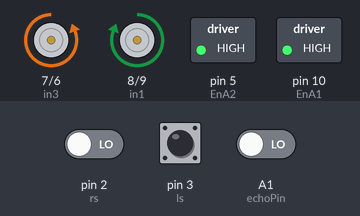
A sketch run on a simulated Arduino Uno, built with avr-gcc and run on an emulated ATmega328P. Shown: motor-driver pin pairs drawn as motors (green arrow = first pin HIGH = forward, orange = second pin HIGH = backward, longer = more drive), switched loads named in the sketch (green lamp = pin HIGH). The inputs (shaded band) are chosen by the test bench; at power-on: pin 3 (ls) HIGH, pin 2 (rs) LOW, A1 (echoPin) LOW. Pins used as bus, display or sensor lines are not drawn; what the sketch prints to the serial monitor is not drawn.

Above: at 1.2 s.
1.3 s: pin 3 (ls) driven LOW
At 3.1 s:
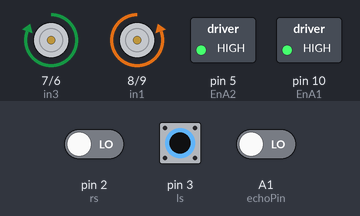
3.8 s: pin 3 (ls) driven HIGH
At 5.3 s:
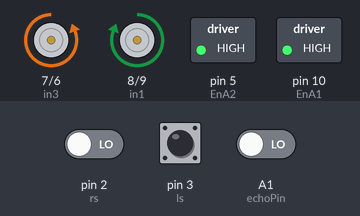
6.1 s: pin 3 (ls) pulsed LOW 5 times (0.12 s each, 0.3 s apart)
10.6 s: pin 3 (ls) pulsed LOW 2 times (0.12 s each, 0.3 s apart)
Timing chart, 0 to 13.6 s (numbered marks = the images above; inputs shaded):
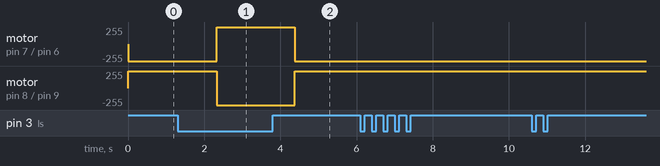

Measured:
- after the input at 1.3 s, motor on pin 7 (in3) / pin 6 (in4): backward 255/255 → forward 255/255 after 1.0 s; motor on pin 8 (in1) / pin 9 (in2): forward 255/255 → backward 255/255 after 1.0 s
- after the input at 3.8 s, motor on pin 7 (in3) / pin 6 (in4): forward 255/255 → backward 255/255 after 0.58 s; motor on pin 8 (in1) / pin 9 (in2): backward 255/255 → forward 255/255 after 0.58 s

The sketch:

Sumo3.ino
```cpp
//Ultrasonico1
int trigPin = A0;
int echoPin = A1;
int duracion;
int pingTravelTime;
int dist;
int distancia;

//Ultrasonico2
int trigPin2 = 12;
int echoPin2 = 11;
int duracion2;
int pingTravelTime2;
int dist2;
int distancia2;

//Motor
int in1 = 8;    // Pin que controla el sentido de giro Motor A
int in2 = 9;    // Pin que controla el sentido de giro Motor A
int EnA1 = 10;  // Pin que controla la velocidad del  Motor A
int in3 = 7;    // Pin que controla el sentido de giro Motor B
int in4 = 6;    // Pin que controla el sentido de giro Motor B
int EnA2 = 5;   // Pin que controla la velocidad del  Motor B


int rs = 2;  // right sensor pin
int ls = 3;  // left sensor pin
int leftValue;
int rightValue;


void setup() {

  pinMode(trigPin, OUTPUT);
  pinMode(echoPin, INPUT);
  pinMode(trigPin2, OUTPUT);
  pinMode(echoPin2, INPUT);

  pinMode(rs, INPUT);
  pinMode(ls, INPUT);

  pinMode(in1, OUTPUT);  // Configura  los pines como salida
  pinMode(in2, OUTPUT);
  pinMode(EnA1, OUTPUT);
  pinMode(in3, OUTPUT);
  pinMode(in4, OUTPUT);
  pinMode(EnA2, OUTPUT);
  analogWrite(EnA1, 255);
  analogWrite(EnA2, 255);

  Serial.begin(9600);
}

void loop() {
  sensorReading();

  if (/*rightValue == 1 && */ leftValue == 0) {

    dist = distancia_medida();

    if (dist >= 20 /* && dist2 >= 20*/) {
      derecha();
      Serial.print("");
      Serial.print("==== BUSCANDO ===");
    } else {
      adelante();
      Serial.print("");
      Serial.print(" ADELANTE ==>");
    }


  } else {
    atras();
    Serial.print("");
    Serial.print(" ATRAS ");
  }  //FIN - Sensor linea

}  // FIN

//=================================================================
// FUNCIONES
//=================================================================

int distancia_medida() {
  digitalWrite(trigPin, LOW);
  ;
  delayMicroseconds(2);
  digitalWrite(trigPin, HIGH);
  delayMicroseconds(10);
  pingTravelTime = pulseIn(echoPin, HIGH);
  delay(25);
  digitalWrite(trigPin, LOW);
  distancia = pingTravelTime / 58;
  return distancia;
}

int distancia_medida2() {
  digitalWrite(trigPin2, LOW);
  ;
  delayMicroseconds(2);
  digitalWrite(trigPin2, HIGH);
  delayMicroseconds(10);
  pingTravelTime2 = pulseIn(echoPin2, HIGH);
  delay(25);
  digitalWrite(trigPin2, LOW);
  distancia2 = pingTravelTime2 / 58;
  return distancia2;
}


void sensorReading() {
  leftValue = digitalRead(ls);  // read from left Sensor
  rightValue = digitalRead(rs);
}

void detener() {
  digitalWrite(in1, LOW);
  digitalWrite(in2, LOW);
  digitalWrite(in3, LOW);
  digitalWrite(in4, LOW);
}
void izquierda() {
  digitalWrite(in1, HIGH);
  digitalWrite(in2, LOW);
  digitalWrite(in3, HIGH);
  digitalWrite(in4, LOW);
}
void derecha() {
  digitalWrite(in2, HIGH);
  digitalWrite(in1, LOW);
  digitalWrite(in4, HIGH);
  digitalWrite(in3, LOW);
}
void atras() {
  digitalWrite(in1, HIGH);
  digitalWrite(in2, LOW);
  digitalWrite(in3, LOW);
  digitalWrite(in4, HIGH);
}
void adelante() {
  digitalWrite(in1, LOW);
  digitalWrite(in2, HIGH);
  digitalWrite(in3, HIGH);
  digitalWrite(in4, LOW);
}
```
